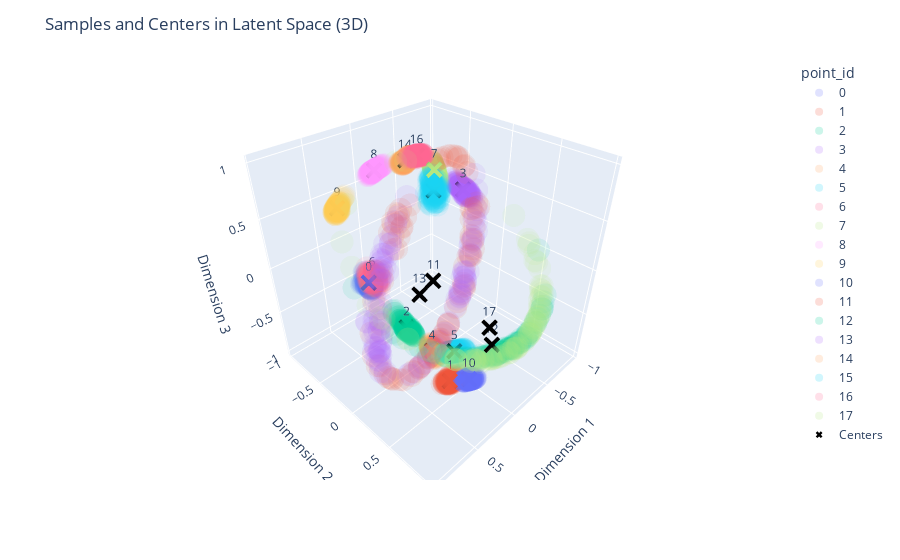

Source (notebook cell):
### Code cell
plot_Z_samples_3D(samples_Z[-100:])
